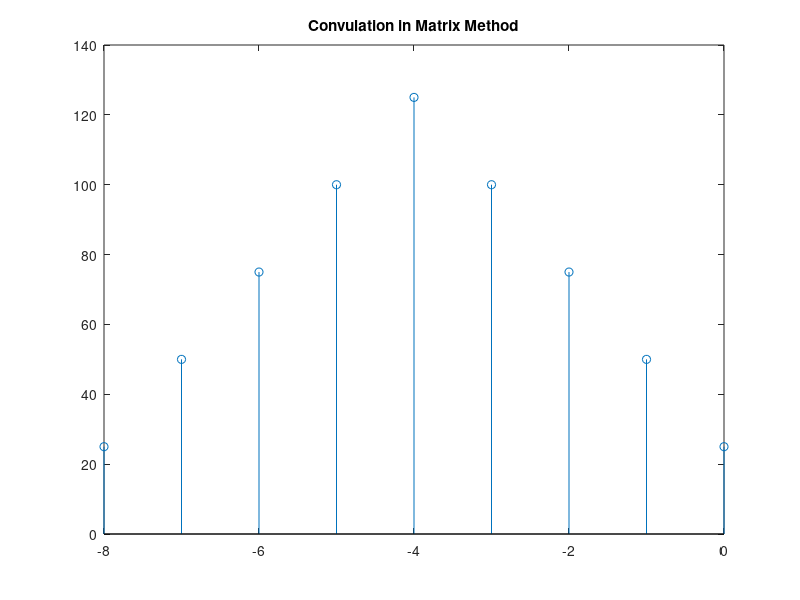

This chart was generated by the following MATLAB code:
clc;
clear all;
close all;

m = input ('Input the length x(n) : ');
for i=1:1:m
    fprintf('Values of x(%d): ',i);
    x(i)=input('');
end
xzero = input ('Zero index of x(n) : ');

n = input ('Input the length of h(n) : ');
for i=1:1:n
    fprintf('Values of h(%d): ',i);
    h(i)=input('');
end
hzero = input ('Zero index of h(n) : ');

total = n+m-1;
start = -hzero -xzero+2;
stop = total + start - 1;

fprintf('Total values: %d\n',total);
fprintf('Start Index: %d\n',start);
fprintf('Stop Index: %d\n',stop);

for i=1:1:total
    ans(i)=0;
end

ii=1;
for i=1:1:m-1
    hh(ii)=0;
    ii=ii+1;
end
for i=1:1:n
    hh(ii)=h(i);
    ii=ii+1;
end
for i=1:1:m-1
    hh(ii)=0;
    ii=ii+1;
end

st = m;
ed = 1;

for ii=1:1:total
    in=1;
    for i=st:-1:ed
        tmp(in)=hh(i);
        in=in+1;
    end
    st=st+1;
    ed=ed+1;
    
    for i=1:1:m
        mul = x(i) * tmp(i);
        ans(ii) = ans(ii)+mul;
    end
end
        
        
for i=1:1:total
    fprintf('%3d',ans(i));
end
fprintf('\n');

for i=start:1:stop
    if(i==0)
        fprintf(' ^');
    else
        fprintf('   ');
    end
end

fprintf('\n\n');
figure;
j=start;
for i=1:1:total
y(i) = j;
j=j+1;
end

stem(y,ans);
title('Convulation in Matrix Method');